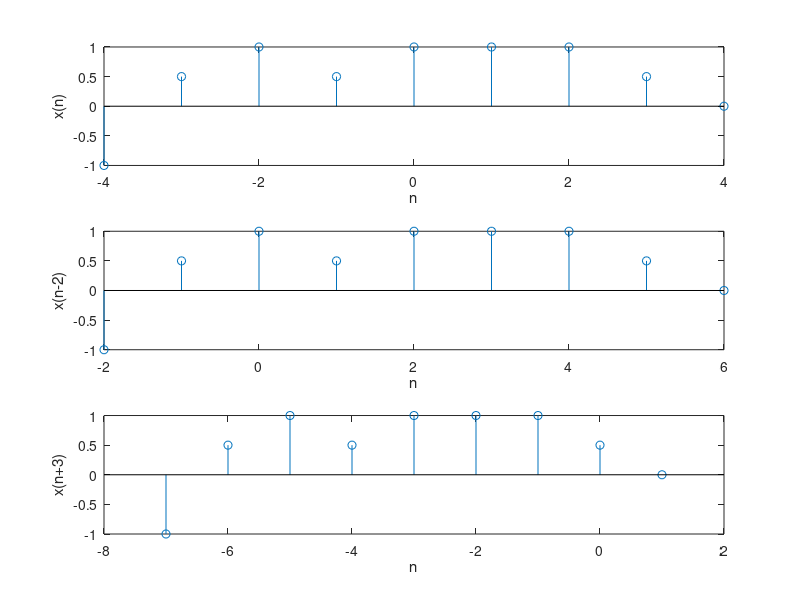

MATLAB code to generate this figure:
n=-4:4;
x=[-1,0.5,1,0.5,1,1,1,0.5,0];
subplot(3,1,1);
stem(n,x);
xlabel('n'),ylabel('x(n)');
m=n+2; y=x;
subplot(3,1,2);
stem(m,y);
xlabel('n');
ylabel('x(n-2)');
h=n-3; z=x;
subplot(3,1,3);
stem(h,z);
xlabel('n');
ylabel('x(n+3)');